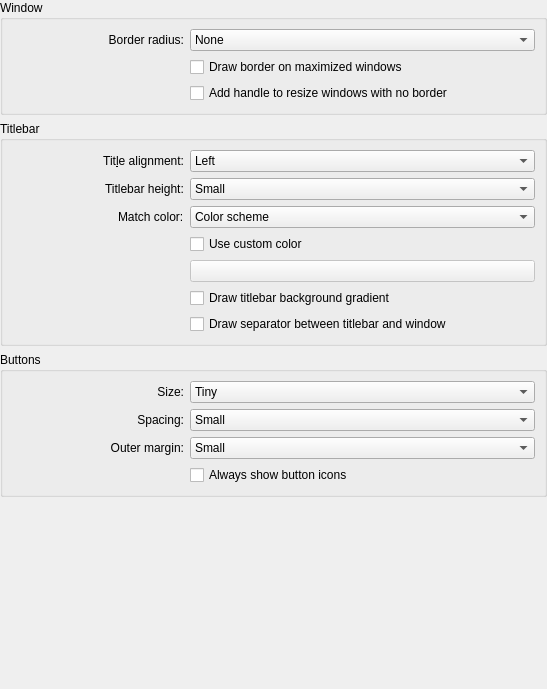
         <widget class="QWidget" name="scrollAreaWidgetContents">
          <property name="geometry">
           <rect>
            <x>0</x>
            <y>0</y>
            <width>547</width>
            <height>689</height>
           </rect>
          </property>
          <layout class="QGridLayout" name="gridLayout_9">
           <property name="leftMargin">
            <number>0</number>
           </property>
           <property name="topMargin">
            <number>0</number>
           </property>
           <property name="rightMargin">
            <number>0</number>
           </property>
           <property name="bottomMargin">
            <number>0</number>
           </property>
           <property name="horizontalSpacing">
            <number>0</number>
           </property>
           <property name="verticalSpacing">
            <number>6</number>
           </property>
           <item row="1" column="0">
            <widget class="QGroupBox" name="titlebarBox">
             <property name="title">
              <string>Titlebar</string>
             </property>
             <layout class="QGridLayout" name="gridLayout_4">
              <item row="12" column="0">
               <layout class="QHBoxLayout" name="horizontalLayout_10">
                <item>
                 <widget class="QLabel" name="label_8">
                  <property name="sizePolicy">
                   <sizepolicy hsizetype="Preferred" vsizetype="Preferred">
                    <horstretch>1</horstretch>
                    <verstretch>0</verstretch>
                   </sizepolicy>
                  </property>
                  <property name="text">
                   <string/>
                  </property>
                 </widget>
                </item>
                <item>
                 <widget class="QCheckBox" name="drawBackgroundGradient">
                  <property name="sizePolicy">
                   <sizepolicy hsizetype="Minimum" vsizetype="Fixed">
                    <horstretch>2</horstretch>
                    <verstretch>0</verstretch>
                   </sizepolicy>
                  </property>
                  <property name="whatsThis">
                   <string extracomment="Draw a subtle gradient across the titlebar."/>
                  </property>
                  <property name="text">
                   <string>Draw titlebar background gradient</string>
                  </property>
                 </widget>
                </item>
               </layout>
              </item>
              <item row="11" column="0">
               <layout class="QHBoxLayout" name="horizontalLayout_9">
                <item>
                 <widget class="QLabel" name="label_10">
                  <property name="sizePolicy">
                   <sizepolicy hsizetype="Preferred" vsizetype="Preferred">
                    <horstretch>1</horstretch>
                    <verstretch>0</verstretch>
                   </sizepolicy>
                  </property>
                  <property name="text">
                   <string/>
                  </property>
                 </widget>
                </item>
                <item>
                 <widget class="KColorButton" name="customColorSelect">
                  <property name="enabled">
                   <bool>false</bool>
                  </property>
                  <property name="sizePolicy">
                   <sizepolicy hsizetype="Preferred" vsizetype="Fixed">
                    <horstretch>2</horstretch>
                    <verstretch>0</verstretch>
                   </sizepolicy>
                  </property>
                  <property name="whatsThis">
                   <string extracomment="Select the color for all titlebars to use."/>
                  </property>
                 </widget>
                </item>
               </layout>
              </item>
              <item row="8" column="0">
               <layout class="QHBoxLayout" name="horizontalLayout">
                <item alignment="Qt::AlignRight">
                 <widget class="QLabel" name="labelTitleBarHeight">
                  <property name="sizePolicy">
                   <sizepolicy hsizetype="Preferred" vsizetype="Preferred">
                    <horstretch>1</horstretch>
                    <verstretch>0</verstretch>
                   </sizepolicy>
                  </property>
                  <property name="text">
                   <string>Titlebar height:</string>
                  </property>
                 </widget>
                </item>
                <item>
                 <widget class="QComboBox" name="titleBarHeight">
                  <property name="sizePolicy">
                   <sizepolicy hsizetype="Preferred" vsizetype="Fixed">
                    <horstretch>2</horstretch>
                    <verstretch>0</verstretch>
                   </sizepolicy>
                  </property>
                  <property name="whatsThis">
                   <string extracomment="Choose the height of the titlebar with this switch."/>
                  </property>
                  <item>
                   <property name="text">
                    <string>Small</string>
                   </property>
                  </item>
                  <item>
                   <property name="text">
                    <string>Regular</string>
                   </property>
                  </item>
                  <item>
                   <property name="text">
                    <string>Extended</string>
                   </property>
                  </item>
                 </widget>
                </item>
               </layout>
              </item>
              <item row="14" column="0">
               <layout class="QHBoxLayout" name="horizontalLayout_11">
                <item>
                 <widget class="QLabel" name="label_9">
                  <property name="sizePolicy">
                   <sizepolicy hsizetype="Preferred" vsizetype="Preferred">
                    <horstretch>1</horstretch>
                    <verstretch>0</verstretch>
                   </sizepolicy>
                  </property>
                  <property name="text">
                   <string/>
                  </property>
                 </widget>
                </item>
                <item>
                 <widget class="QCheckBox" name="drawTitleBarSeparator">
                  <property name="sizePolicy">
                   <sizepolicy hsizetype="Minimum" vsizetype="Fixed">
                    <horstretch>2</horstretch>
                    <verstretch>0</verstretch>
                   </sizepolicy>
                  </property>
                  <property name="whatsThis">
                   <string extracomment="Draws a dark separator line between the titlebar and the window content. Uses the titlebar color to determine the color of itself."/>
                  </property>
                  <property name="text">
                   <string>Draw separator between titlebar and window</string>
                  </property>
                 </widget>
                </item>
               </layout>
              </item>
              <item row="4" column="0">
               <layout class="QHBoxLayout" name="horizontalLayout_2">
                <item>
                 <widget class="QLabel" name="labelTitleAlignment">
                  <property name="sizePolicy">
                   <sizepolicy hsizetype="Preferred" vsizetype="Preferred">
                    <horstretch>1</horstretch>
                    <verstretch>0</verstretch>
                   </sizepolicy>
                  </property>
                  <property name="text">
                   <string>Tit&amp;le alignment:</string>
                  </property>
                  <property name="alignment">
                   <set>Qt::AlignRight|Qt::AlignTrailing|Qt::AlignVCenter</set>
                  </property>
                  <property name="buddy">
                   <cstring>titleAlignment</cstring>
                  </property>
                 </widget>
                </item>
                <item>
                 <widget class="QComboBox" name="titleAlignment">
                  <property name="sizePolicy">
                   <sizepolicy hsizetype="Minimum" vsizetype="Fixed">
                    <horstretch>2</horstretch>
                    <verstretch>0</verstretch>
                   </sizepolicy>
                  </property>
                  <property name="whatsThis">
                   <string extracomment="Choose where the title inside a titlebar should be displayed."/>
                  </property>
                  <item>
                   <property name="text">
                    <string>Left</string>
                   </property>
                  </item>
                  <item>
                   <property name="text">
                    <string>Center</string>
                   </property>
                  </item>
                  <item>
                   <property name="text">
                    <string>Center (Full Width)</string>
                   </property>
                  </item>
                  <item>
                   <property name="text">
                    <string>Right</string>
                   </property>
                  </item>
                 </widget>
                </item>
               </layout>
              </item>
              <item row="9" column="0">
               <layout class="QHBoxLayout" name="horizontalLayout_8">
                <item alignment="Qt::AlignRight">
                 <widget class="QLabel" name="labelMatchTitleBarColor">
                  <property name="sizePolicy">
                   <sizepolicy hsizetype="Preferred" vsizetype="Preferred">
                    <horstretch>1</horstretch>
                    <verstretch>0</verstretch>
                   </sizepolicy>
                  </property>
                  <property name="text">
                   <string>Match color:</string>
                  </property>
                 </widget>
                </item>
                <item>
                 <widget class="QComboBox" name="matchTitleBarColor">
                  <property name="sizePolicy">
                   <sizepolicy hsizetype="Preferred" vsizetype="Fixed">
                    <horstretch>2</horstretch>
                    <verstretch>0</verstretch>
                   </sizepolicy>
                  </property>
                  <property name="whatsThis">
                   <string extracomment="Choose a color matching method. Please note that the last entry is highly unstable and experimental. If you want to color titlebars individually, please check out the window specific overrides section."/>
                  </property>
                  <item>
                   <property name="text">
                    <string>Color scheme</string>
                   </property>
                  </item>
                  <item>
                   <property name="text">
                    <string>Window (scheme)</string>
                   </property>
                  </item>
                 </widget>
                </item>
               </layout>
              </item>
              <item row="10" column="0">
               <layout class="QHBoxLayout" name="horizontalLayout_7">
                <item>
                 <widget class="QLabel" name="label_7">
                  <property name="sizePolicy">
                   <sizepolicy hsizetype="Preferred" vsizetype="Preferred">
                    <horstretch>1</horstretch>
                    <verstretch>0</verstretch>
                   </sizepolicy>
                  </property>
                  <property name="text">
                   <string/>
                  </property>
                 </widget>
                </item>
                <item>
                 <widget class="QCheckBox" name="customColorBox">
                  <property name="sizePolicy">
                   <sizepolicy hsizetype="Minimum" vsizetype="Fixed">
                    <horstretch>2</horstretch>
                    <verstretch>0</verstretch>
                   </sizepolicy>
                  </property>
                  <property name="whatsThis">
                   <string extracomment="Use a custom color for all window's titlebars."/>
                  </property>
                  <property name="text">
                   <string>Use custom color</string>
                  </property>
                 </widget>
                </item>
               </layout>
              </item>
             </layout>
            </widget>
           </item>
           <item row="2" column="0">
            <widget class="QGroupBox" name="buttonsBox">
             <property name="title">
              <string>Buttons</string>
             </property>
             <layout class="QGridLayout" name="gridLayout_7">
              <item row="3" column="0">
               <layout class="QHBoxLayout" name="horizontalLayout_14">
                <item>
                 <widget class="QLabel" name="label_11">
                  <property name="sizePolicy">
                   <sizepolicy hsizetype="Preferred" vsizetype="Preferred">
                    <horstretch>1</horstretch>
                    <verstretch>0</verstretch>
                   </sizepolicy>
                  </property>
                  <property name="text">
                   <string/>
                  </property>
                 </widget>
                </item>
                <item>
                 <widget class="QCheckBox" name="alwaysShowButtonIcons">
                  <property name="sizePolicy">
                   <sizepolicy hsizetype="Minimum" vsizetype="Fixed">
                    <horstretch>2</horstretch>
                    <verstretch>0</verstretch>
                   </sizepolicy>
                  </property>
                  <property name="whatsThis">
                   <string extracomment="Opt to always show the icons inside the window buttons instead of only showing them on hover."/>
                  </property>
                  <property name="text">
                   <string>Always show button icons</string>
                  </property>
                 </widget>
                </item>
               </layout>
              </item>
              <item row="0" column="0">
               <layout class="QHBoxLayout" name="horizontalLayout_4">
                <item>
                 <widget class="QLabel" name="labelButtonSize">
                  <property name="sizePolicy">
                   <sizepolicy hsizetype="Preferred" vsizetype="Preferred">
                    <horstretch>1</horstretch>
                    <verstretch>0</verstretch>
                   </sizepolicy>
                  </property>
                  <property name="text">
                   <string>Size:</string>
                  </property>
                  <property name="alignment">
                   <set>Qt::AlignRight|Qt::AlignTrailing|Qt::AlignVCenter</set>
                  </property>
                  <property name="buddy">
                   <cstring>buttonSize</cstring>
                  </property>
                 </widget>
                </item>
                <item>
                 <widget class="QComboBox" name="buttonSize">
                  <property name="sizePolicy">
                   <sizepolicy hsizetype="Preferred" vsizetype="Fixed">
                    <horstretch>2</horstretch>
                    <verstretch>0</verstretch>
                   </sizepolicy>
                  </property>
                  <property name="whatsThis">
                   <string extracomment="Choose your preferred size for the window buttons."/>
                  </property>
                  <property name="currentText">
                   <string>Tiny</string>
                  </property>
                  <item>
                   <property name="text">
                    <string>Tiny</string>
                   </property>
                  </item>
                  <item>
                   <property name="text">
                    <string comment="@item:inlistbox Button size:">Small</string>
                   </property>
                  </item>
                  <item>
                   <property name="text">
                    <string comment="@item:inlistbox Button size:">Normal</string>
                   </property>
                  </item>
                  <item>
                   <property name="text">
                    <string comment="@item:inlistbox Button size:">Large</string>
                   </property>
                  </item>
                  <item>
                   <property name="text">
                    <string comment="@item:inlistbox Button size:">Very Large</string>
                   </property>
                  </item>
                 </widget>
                </item>
               </layout>
              </item>
              <item row="2" column="0">
               <layout class="QHBoxLayout" name="horizontalLayout_6">
                <item>
                 <widget class="QLabel" name="labelButtonMargin">
                  <property name="sizePolicy">
                   <sizepolicy hsizetype="Preferred" vsizetype="Preferred">
                    <horstretch>1</horstretch>
                    <verstretch>0</verstretch>
                   </sizepolicy>
                  </property>
                  <property name="text">
                   <string>Outer margin:</string>
                  </property>
                  <property name="alignment">
                   <set>Qt::AlignRight|Qt::AlignTrailing|Qt::AlignVCenter</set>
                  </property>
                 </widget>
                </item>
                <item>
                 <widget class="QComboBox" name="buttonMargin">
                  <property name="enabled">
                   <bool>true</bool>
                  </property>
                  <property name="sizePolicy">
                   <sizepolicy hsizetype="Preferred" vsizetype="Fixed">
                    <horstretch>2</horstretch>
                    <verstretch>0</verstretch>
                   </sizepolicy>
                  </property>
                  <property name="whatsThis">
                   <string extracomment="Choose your preferred distance to the window edge for the window buttons."/>
                  </property>
                  <property name="currentText">
                   <string>Small</string>
                  </property>
                  <item>
                   <property name="text">
                    <string>Small</string>
                   </property>
                  </item>
                  <item>
                   <property name="text">
                    <string>Regular</string>
                   </property>
                  </item>
                  <item>
                   <property name="text">
                    <string>Wide</string>
                   </property>
                  </item>
                 </widget>
                </item>
               </layout>
              </item>
              <item row="1" column="0">
               <layout class="QHBoxLayout" name="horizontalLayout_5">
                <item>
                 <widget class="QLabel" name="labelButtonSpacing">
                  <property name="sizePolicy">
                   <sizepolicy hsizetype="Preferred" vsizetype="Preferred">
                    <horstretch>1</horstretch>
                    <verstretch>0</verstretch>
                   </sizepolicy>
                  </property>
                  <property name="text">
                   <string>Spacing:</string>
                  </property>
                  <property name="alignment">
                   <set>Qt::AlignRight|Qt::AlignTrailing|Qt::AlignVCenter</set>
                  </property>
                 </widget>
                </item>
                <item>
                 <widget class="QComboBox" name="buttonSpacing">
                  <property name="enabled">
                   <bool>true</bool>
                  </property>
                  <property name="sizePolicy">
                   <sizepolicy hsizetype="Preferred" vsizetype="Fixed">
                    <horstretch>2</horstretch>
                    <verstretch>0</verstretch>
                   </sizepolicy>
                  </property>
                  <property name="whatsThis">
                   <string extracomment="Choose your preferred spacing for the window buttons."/>
                  </property>
                  <property name="currentText">
                   <string>Small</string>
                  </property>
                  <item>
                   <property name="text">
                    <string>Small</string>
                   </property>
                  </item>
                  <item>
                   <property name="text">
                    <string>Regular</string>
                   </property>
                  </item>
                  <item>
                   <property name="text">
                    <string>Wide</string>
                   </property>
                  </item>
                 </widget>
                </item>
               </layout>
              </item>
             </layout>
            </widget>
           </item>
           <item row="3" column="0">
            <spacer name="verticalSpacer">
             <property name="orientation">
              <enum>Qt::Vertical</enum>
             </property>
             <property name="sizeHint" stdset="0">
              <size>
               <width>20</width>
               <height>40</height>
              </size>
             </property>
            </spacer>
           </item>
           <item row="0" column="0">
            <widget class="QGroupBox" name="windowBox">
             <property name="title">
              <string>Window</string>
             </property>
             <property name="flat">
              <bool>false</bool>
             </property>
             <layout class="QGridLayout" name="gridLayout_6">
              <item row="2" column="0">
               <layout class="QHBoxLayout" name="horizontalLayout_3">
                <item>
                 <widget class="QLabel" name="labelBorderRadius">
                  <property name="sizePolicy">
                   <sizepolicy hsizetype="Minimum" vsizetype="Preferred">
                    <horstretch>1</horstretch>
                    <verstretch>0</verstretch>
                   </sizepolicy>
                  </property>
                  <property name="text">
                   <string>Border radius:</string>
                  </property>
                  <property name="alignment">
                   <set>Qt::AlignRight|Qt::AlignTrailing|Qt::AlignVCenter</set>
                  </property>
                 </widget>
                </item>
                <item>
                 <widget class="QComboBox" name="borderRadius">
                  <property name="enabled">
                   <bool>true</bool>
                  </property>
                  <property name="sizePolicy">
                   <sizepolicy hsizetype="Minimum" vsizetype="Fixed">
                    <horstretch>2</horstretch>
                    <verstretch>0</verstretch>
                   </sizepolicy>
                  </property>
                  <property name="whatsThis">
                   <string extracomment="Select a custom border radius to use on windows."/>
                  </property>
                  <property name="currentText">
                   <string>None</string>
                  </property>
                  <item>
                   <property name="text">
                    <string>None</string>
                   </property>
                  </item>
                  <item>
                   <property name="text">
                    <string>Tiny</string>
                   </property>
                  </item>
                  <item>
                   <property name="text">
                    <string>Regular</string>
                   </property>
                  </item>
                  <item>
                   <property name="text">
                    <string>Extended</string>
                   </property>
                  </item>
                 </widget>
                </item>
               </layout>
              </item>
              <item row="3" column="0">
               <layout class="QHBoxLayout" name="horizontalLayout_12">
                <item>
                 <widget class="QLabel" name="label_4">
                  <property name="sizePolicy">
                   <sizepolicy hsizetype="Preferred" vsizetype="Preferred">
                    <horstretch>1</horstretch>
                    <verstretch>0</verstretch>
                   </sizepolicy>
                  </property>
                  <property name="text">
                   <string/>
                  </property>
                 </widget>
                </item>
                <item>
                 <widget class="QCheckBox" name="drawBorderOnMaximizedWindows">
                  <property name="sizePolicy">
                   <sizepolicy hsizetype="Minimum" vsizetype="Fixed">
                    <horstretch>2</horstretch>
                    <verstretch>0</verstretch>
                   </sizepolicy>
                  </property>
                  <property name="whatsThis">
                   <string extracomment="If selected, maximized windows will use the border radius settings even when maximized."/>
                  </property>
                  <property name="text">
                   <string>Draw border on maximized windows</string>
                  </property>
                 </widget>
                </item>
               </layout>
              </item>
              <item row="4" column="0">
               <layout class="QHBoxLayout" name="horizontalLayout_13">
                <item>
                 <widget class="QLabel" name="label_6">
                  <property name="sizePolicy">
                   <sizepolicy hsizetype="Preferred" vsizetype="Preferred">
                    <horstretch>1</horstretch>
                    <verstretch>0</verstretch>
                   </sizepolicy>
                  </property>
                  <property name="text">
                   <string/>
                  </property>
                 </widget>
                </item>
                <item>
                 <widget class="QCheckBox" name="drawSizeGrip">
                  <property name="sizePolicy">
                   <sizepolicy hsizetype="Minimum" vsizetype="Fixed">
                    <horstretch>2</horstretch>
                    <verstretch>0</verstretch>
                   </sizepolicy>
                  </property>
                  <property name="whatsThis">
                   <string extracomment="This adds a easy to click handle to windows that opt to not use borders."/>
                  </property>
                  <property name="text">
                   <string>Add handle to resize windows with no border</string>
                  </property>
                 </widget>
                </item>
               </layout>
              </item>
             </layout>
            </widget>
           </item>
          </layout>
         </widget>
